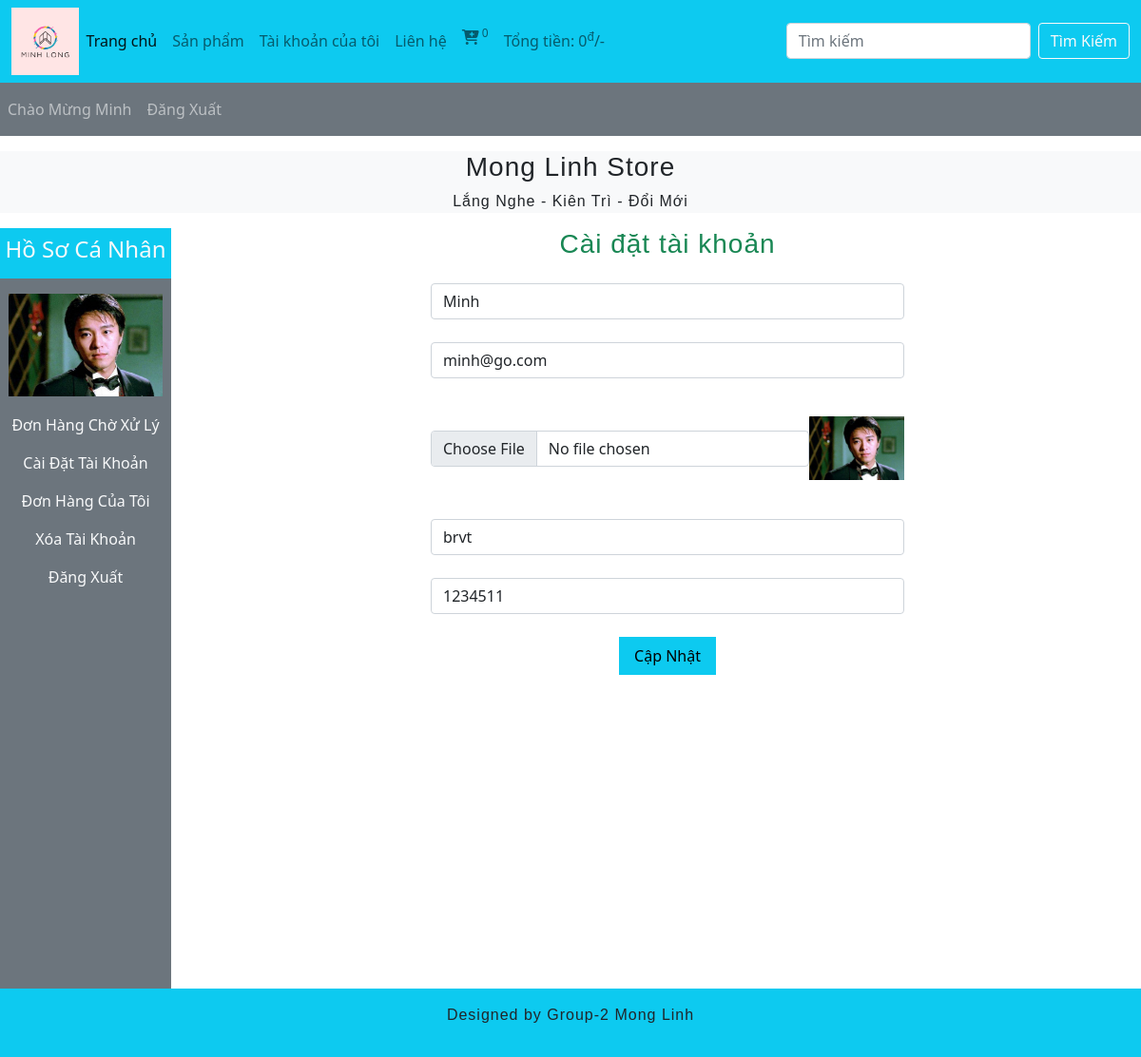
The app's page /users_area/profile.php?edit_account (signed in) with its own data.
### tables this page shows
CREATE TABLE `user_table` (
  `user_id` int(11) NOT NULL,
  `username` varchar(100) NOT NULL,
  `user_email` varchar(100) NOT NULL,
  `user_password` varchar(255) NOT NULL,
  `user_image` varchar(255) NOT NULL,
  `user_ip` varchar(100) NOT NULL,
  `user_address` varchar(255) NOT NULL,
  `user_mobile` varchar(20) NOT NULL
);

### users_area/edit_account.php (the view, shortened to what this page needs)
<?php
if(isset($_GET['edit_account'])){
    $user_session_name=$_SESSION['username'];
    $select_query="SELECT * FROM `user_table` where username='$user_session_name'";
    $result_query=mysqli_query($con,$select_query);
    $row_fetch=mysqli_fetch_assoc($result_query);
    $username=$row_fetch['username'];
    $user_email=$row_fetch['user_email'];
    $user_address=$row_fetch['user_address'];
    $user_mobile=$row_fetch['user_mobile'];
}
?>
<!DOCTYPE html>
<html lang="en">
<head>
</head>
<body>
    <h3 class="text-center text-success mb-4">Cài đặt tài khoản</h3>
    <form action="" method="post" enctype="multipart/form-data">
        <div class="form-outline mb-4">
            <input type="text" class="form-control w-50 m-auto" value="<?php echo $username?>" name="user_username">
        </div>
        <div class="form-outline mb-4">
            <input type="email" class="form-control w-50 m-auto" name="user_email" value="<?php echo $user_email?>">
        </div>
        <div class="form-outline mb-4 d-flex w-50 m-auto">
            <input type="file" class="form-control m-auto" name="user_image">
            <img src="./user_images/<?php echo $user_image?>" alt="" class="edit_img">
        </div>
        <div class="form-outline mb-4">
            <input type="text" class="form-control w-50 m-auto" name="user_address" value="<?php echo $user_address?>">
        </div>
        <div class="form-outline mb-4">
            <input type="text" class="form-control w-50 m-auto" name="user_mobile" value="<?php echo $user_mobile?>">
        </div>
        <input type="submit" value="Cập Nhật" class="bg-info py-2 px-3 border-0" name="user_update">
    </form>
</body>
</html>

### users_area/profile.php (shortened to what this page needs)
<?php
include('../functions/common_function.php');
?>
<!DOCTYPE html>
<html lang="en">
<head>
    <link href="https://cdn.jsdelivr.net/npm/bootstrap@5.1.3/dist/css/bootstrap.min.css" rel="stylesheet"
>
    <link rel="stylesheet" href="https://cdnjs.cloudflare.com/ajax/libs/font-awesome/6.5.2/css/all.min.css"
 />
    <link rel="stylesheet" href="../style.css">
</head>
<body>
    <div class="container-fluid p-0">
        <nav class="navbar navbar-expand-lg navbar-light bg-info">
            <div class="container-fluid">
                <img src="../images/logo.png" alt="" class="logo">
                <div class="collapse navbar-collapse" id="navbarSupportedContent">
                    <ul class="navbar-nav me-auto mb-2 mb-lg-0">
                        <li class="nav-item">
                            <a class="nav-link active" aria-current="page" href="../index.php">Trang chủ</a>
                        </li>
                        <li class="nav-item">
                            <a class="nav-link" href="../display_all.php">Sản phẩm</a>
                        </li>
                        <li class="nav-item">
                            <a class="nav-link" href="profile.php">Tài khoản của tôi</a>
                        </li>
                        <li class="nav-item">
                            <a class="nav-link" href="#">Liên hệ</a>
                        </li>
                        <li class="nav-item">
                            <a class="nav-link" href="../cart.php"><i class="fa-solid fa-cart-plus"></i><sup>
                                </sup></a>
                        </li>
                        <li class="nav-item">
                            <a class="nav-link" href="#">Tổng tiền: <?php total_cart_price();?><sup>đ</sup>/-</a>
                        </li>
                    </ul>
                    <form class="d-flex" action="../search_product.php" method="get">
                        <input class="form-control me-2" type="search" placeholder="Tìm kiếm" aria-label="Search"
                            name="search_data">
                        <input type="submit" value="Tìm Kiếm" class="btn btn-outline-light" name="search_data_product">
                    </form>
                </div>
            </div>
        </nav>
        <nav class="navbar navbar-expand-lg navbar-dark bg-secondary">
            <ul class="navbar-nav me-auto">
                <?php
    if(!isset($_SESSION['username'])){
      echo "<li class='nav-item'>
              <a class='nav-link' href='#'>Chào Mừng Bạn</a>
             </li>";
    }else{
      echo "<li class='nav-item'>
              <a class='nav-link' href='#'>Chào Mừng ".$_SESSION['username']."</a>
            </li>";
    }
    if(!isset($_SESSION['username'])){
      echo "<li class='nav-item'>
            <a class='nav-link' href='./users_area/user_login.php'>Đăng Nhập</a>
            </li>";
    }else{
      echo "<li class='nav-item'>
            <a class='nav-link' href='./users_area/logout.php'>Đăng Xuất</a>
            </li>";
    }
  ?>
            </ul>
        </nav>
        <div class="bg-light my-3">
            <h3 class="text-center">Mong Linh Store</h3>
            <p class="text-center">Lắng Nghe - Kiên Trì - Đổi Mới</p>
        </div>
        <div class="row">
            <div class="col-md-2">
                <ul class="navbar-nav bg-secondary text-center" style="height:100vh">
                    <li class="nav-item bg-info">
                        <a class="nav-link text-light" href="#">
                            <h4>Hồ Sơ Cá Nhân</h4>
                        </a>
                    </li>
                    <?php
    $username=$_SESSION['username'];
    $user_image="SELECT * FROM `user_table` where username='$username'";
    $user_image=mysqli_query($con,$user_image);
    $row_image=mysqli_fetch_array($user_image);
    $user_image=$row_image['user_image'];
    echo "<li class='nav-item'>
          <img src='./user_images/$user_image' class='profile_img my-2' alt=''>
          </li>"
    ?>
                    <li class="nav-item ">
                        <a class="nav-link text-light" href="profile.php">
                            Đơn Hàng Chờ Xử Lý</a>
                    </li>
                    <li class="nav-item">
                        <a class="nav-link text-light" href="profile.php?edit_account">
                            Cài Đặt Tài Khoản</a>
                    </li>
                    <li class="nav-item">
                        <a class="nav-link text-light" href="profile.php?my_orders">
                            Đơn Hàng Của Tôi</a>
                    </li>
                    <li class="nav-item">
                        <a class="nav-link text-light" href="profile.php?delete_account">
                            Xóa Tài Khoản</a>
                    </li>
                    <li class="nav-item">
                        <a class="nav-link text-light" href="logout.php">Đăng Xuất</a>
                    </li>
                </ul>
            </div>
            <div class="col-md-10 text-center">
                <?php get_user_order_details();
                if(isset($_GET['edit_account'])){
                  include('edit_account.php');
                }
                ?>
            </div>
        </div>
        <?php include("../includes/footer.php") ?>
    </div>
</body>
</html>

### css/common_function.css (style rules this page uses)
.btn { transition: background-color 0.2s ease, transform 0.2s ease; }
h3, p { font-family: 'Arial', sans-serif; letter-spacing: 1px; }

### style.css (style rules this page uses)
* { margin: 0; padding: 0; box-sizing: border-box; }
.logo { width: 6%; height: 6%; }

### users_area/profile.php (style rules this page uses)
body { overflow-x: hidden; }
.profile_img { width: 90%; margin: auto; display: block; height: 100%; object-fit: contain; padding-bottom: 10px; }
.edit_img { width: 100px; height: 100px; object-fit: contain; }

### records on screen
user_table: user_image (picture), user_username "Minh", user_email "minh@go.com", user_address "brvt", user_mobile "1234511"

### other values on screen
$count_cart_items "0"
$total_price "0"
$_SESSION['username'] "Minh"
